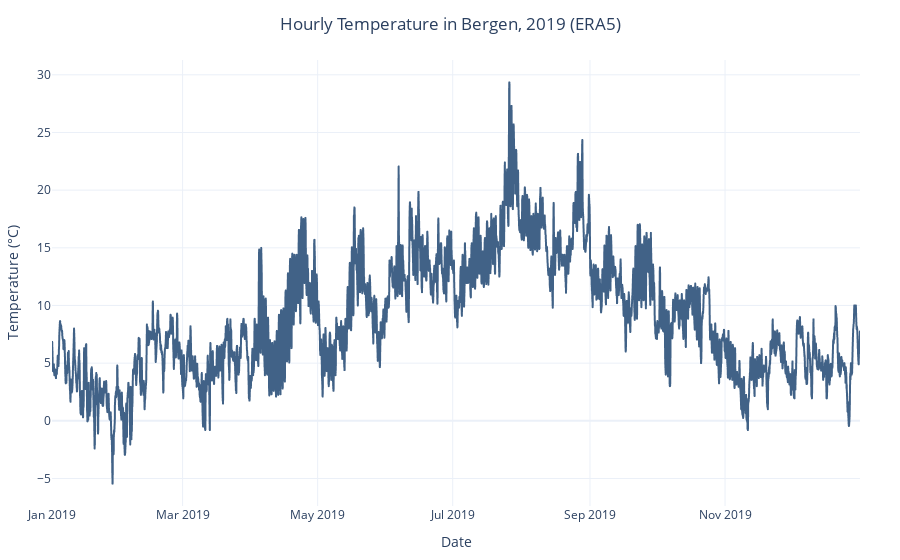

The notebook cell this image was saved under:
### Markdown cell above
# Plot temperature

### Code cell
# Plot temperature as a function of time
fig = px.line(
    bergen_2019,
    x="time",
    y="temperature_2m",
    title="Hourly Temperature in Bergen, 2019 (ERA5)",
    labels={
        "time": "Time",
        "temperature_2m": "Temperature (°C)"
    },
    color_discrete_sequence=custom_colors
)

# Clean layout adjustments
fig.update_layout(
    template="plotly_white",
    xaxis_title="Date",
    yaxis_title="Temperature (°C)",
    title_x=0.5,
    showlegend=False,
    margin=dict(l=40, r=40, t=60, b=40)
)

fig.show()

### Figure 1 — Plotly figure (JSON) as saved in the notebook; plotly's stock layout.template omitted (floating-point values rounded to 4 significant figures; data arrays with more than 128 entries replaced by an {"elided": "..."} marker saying what was removed)
{"data": [{"hovertemplate": "Time=%{x}<br>Temperature (°C)=%{y}<extra></extra>", "legendgroup": "", "line": {"color": "#416287", "dash": "solid"}, "marker": {"symbol": "circle"}, "mode": "lines", "name": "", "showlegend": false, "type": "scattergl", "x": {"elided": "8760 str values"}, "xaxis": "x", "y": {"elided": "8760 float values"}, "yaxis": "y"}], "layout": {"legend": {"tracegroupgap": 0}, "margin": {"b": 40, "l": 40, "r": 40, "t": 60}, "showlegend": false, "title": {"text": "Hourly Temperature in Bergen, 2019 (ERA5)", "x": 0.5}, "xaxis": {"anchor": "y", "domain": [0, 1], "title": {"text": "Date"}}, "yaxis": {"anchor": "x", "domain": [0, 1], "title": {"text": "Temperature (°C)"}}}}
